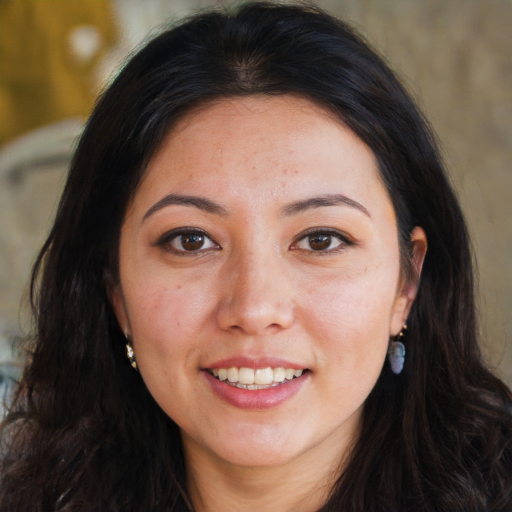
#> input picture dataset2/unknow.1.jpg, 1024 x 1024 px (shown at 1/2 size); its folder holds only this picture in this run
$ python 1_step_unknow_preproc.py
#> lines starting #> are read from the running program, lines starting #| are printed output that depends on the picture; after the words box and inside, x2 and y2 are one past the last pixel; in counts of white or black regions, pixels touching at a corner belong together
import cv2
import os
import re

path = 'dataset2/'

fds = sorted(os.listdir(path))
face_detector = cv2.CascadeClassifier('cascades/haarcascade_frontalface_default.xml')
eyeCascade = cv2.CascadeClassifier('cascades/haarcascade_eye.xml')
count = 0
for img1 in fds:

    print(str(img1))
    img = cv2.imread(path+img1)
#> img is the input picture: shape (1024, 1024, 3); mean B, G, R 73.4, 87.5, 110.6
    rgb = cv2.cvtColor(img, cv2.IMREAD_GRAYSCALE)
    faces = face_detector.detectMultiScale(rgb, 1.3, 5)
#> faces = [[193, 232, 662, 662]]
    for (x,y,w,h) in faces:
        cv2.rectangle(img, (x,y), (x+w,y+h), (255,0,0), 2)
        # Сохраняем лицо
        roi_gray = rgb[y:y + h, x:x + w]
        f = img[y:y+h,x:x+w]
        small = cv2.resize(f, (150, 150))
        eyes = eyeCascade.detectMultiScale(
            roi_gray,
            scaleFactor=1.2,
            minNeighbors=4,
            minSize=(10, 10),
        )
        if len(eyes) > 0:
            count += 1
            cv2.imwrite('datasetdone/unknown.' + str(count) + '.jpg', small)
#> this loop made 1 pass
#> (x, y, w, h, count) on pass 1: (193, 232, 662, 662, 1)
#> pass 1, `roi_gray = rgb[y:y + h, x:x + w]`:
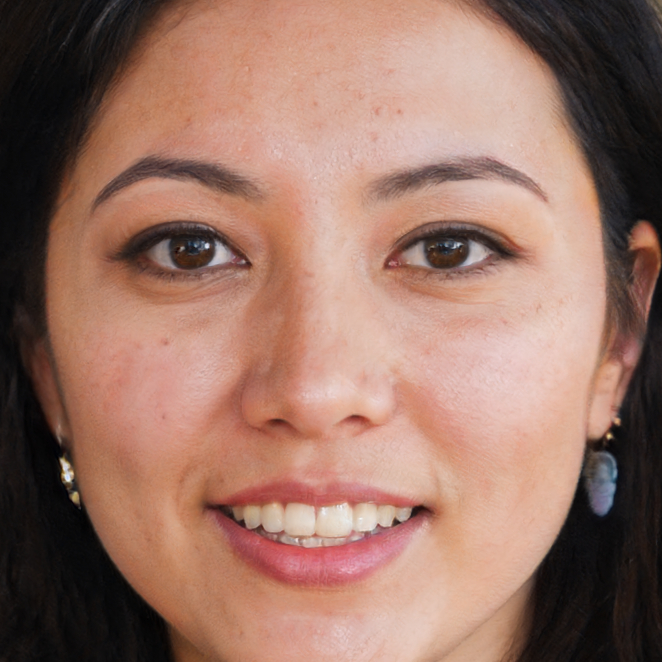
#> roi_gray: shape (662, 662, 4); mean B, G, R, A 100.8, 114.5, 152.2, 255
#> pass 1, `small = cv2.resize(f, (150, 150))`:
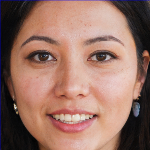
#> small: shape (150, 150, 3); mean B, G, R 101.5, 114.1, 151.8
#> after the loop:
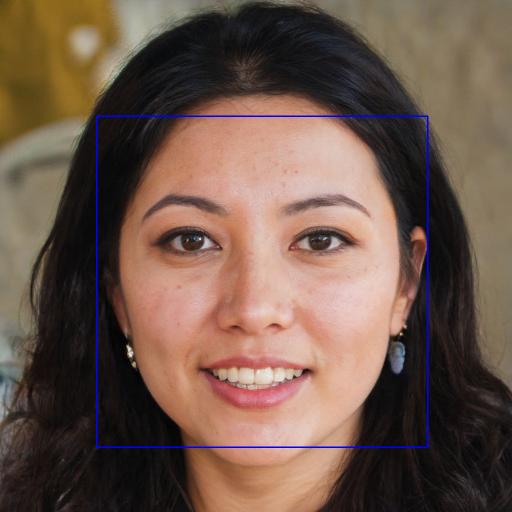
#> img: shape (1024, 1024, 3) (shown at 1/2 size); 0.76% of pixels changed, all inside (x1, y1, x2, y2) = (192, 231, 857, 896)
#> after the loop, count = 1

$ run again, on dataset2/unknow.12.jpg
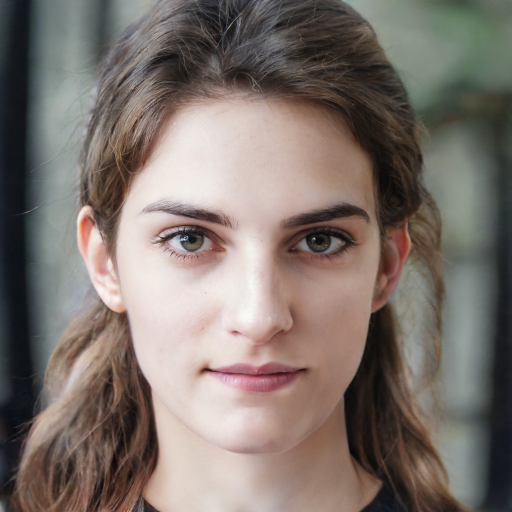
#> input picture dataset2/unknow.12.jpg, 1024 x 1024 px (shown at 1/2 size)
#> img is the input picture: shape (1024, 1024, 3); mean B, G, R 108.2, 114.5, 125.5
#> faces = [[173, 220, 675, 675]]
#> the loop `for (x,y,w,h) in faces:` made 1 pass
#> (x, y, w, h, eyes, count) on pass 1: (173, 220, 675, 675, [[386, 199, 135, 135], [137, 186, 151, 151]], 1)
#> pass 1, `small = cv2.resize(f, (150, 150))`:
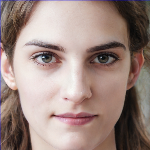
#> small: shape (150, 150, 3); mean B, G, R 129.7, 136.5, 157.7
#> after the loop `for (x,y,w,h) in faces:`:
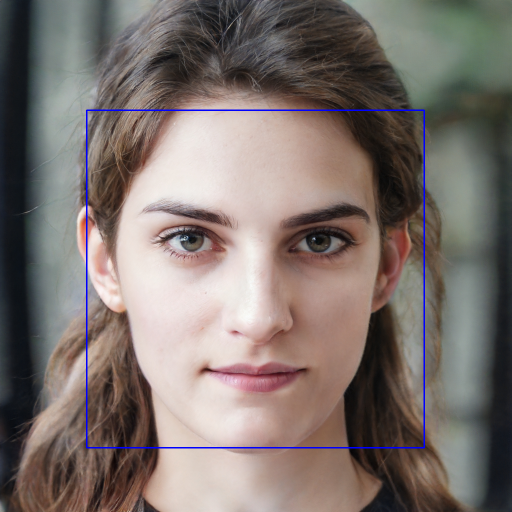
#> img: shape (1024, 1024, 3) (shown at 1/2 size); 0.77% of pixels changed, all inside (x1, y1, x2, y2) = (172, 219, 850, 897)
#> after the loop `for (x,y,w,h) in faces:`: count = 1

$ run again, on dataset2/unknow.13.jpg
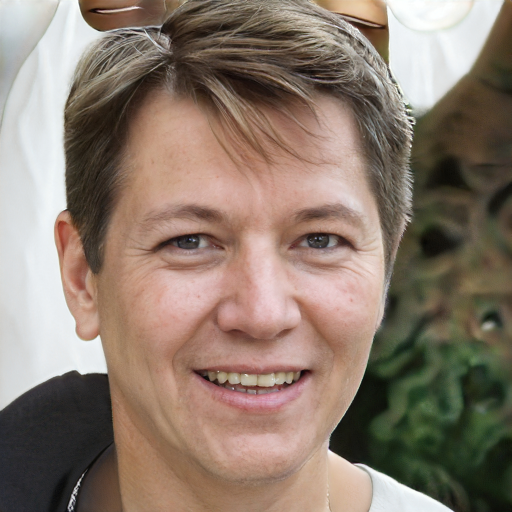
#> input picture dataset2/unknow.13.jpg, 1024 x 1024 px (shown at 1/2 size)
#> img is the input picture: shape (1024, 1024, 3); mean B, G, R 109.6, 122.8, 139.8
#> faces = [[185, 240, 652, 652]]
#> the loop `for (x,y,w,h) in faces:` made 1 pass
#> (x, y, w, h, count) on pass 1: (185, 240, 652, 652, 1)
#> pass 1, `small = cv2.resize(f, (150, 150))`:
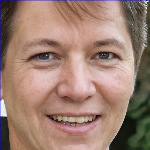
#> small: shape (150, 150, 3); mean B, G, R 113.1, 127.2, 157.5
#> after the loop `for (x,y,w,h) in faces:`:
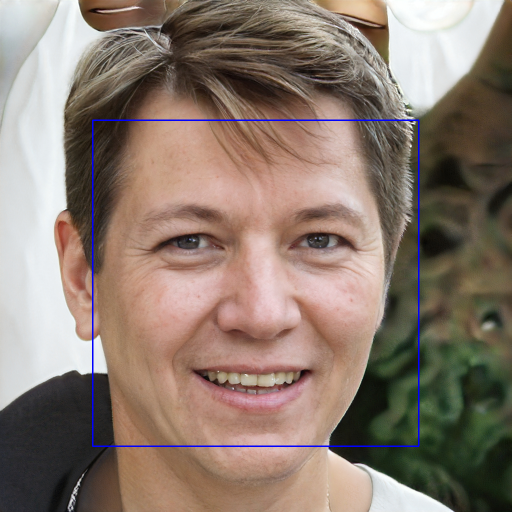
#> img: shape (1024, 1024, 3) (shown at 1/2 size); 0.75% of pixels changed, all inside (x1, y1, x2, y2) = (184, 239, 839, 894)
#> after the loop `for (x,y,w,h) in faces:`: count = 1

$ run again, on dataset2/unknow.14.jpg
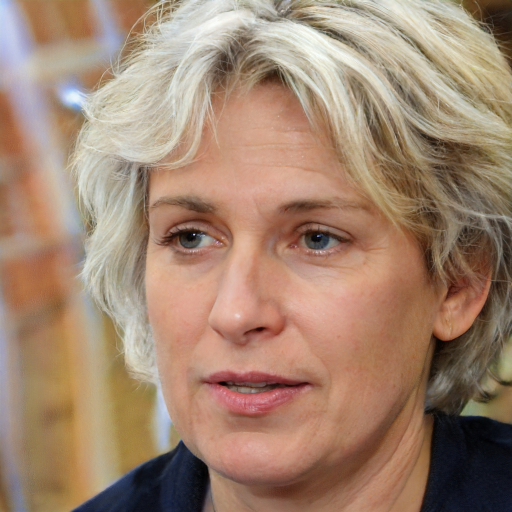
#> input picture dataset2/unknow.14.jpg, 1024 x 1024 px (shown at 1/2 size)
#> img is the input picture: shape (1024, 1024, 3); mean B, G, R 111.5, 132.7, 161.5
#> faces = [[164, 208, 679, 679]]
#> the loop `for (x,y,w,h) in faces:` made 1 pass
#> (x, y, w, h, count) on pass 1: (164, 208, 679, 679, 1)
#> pass 1, `small = cv2.resize(f, (150, 150))`:
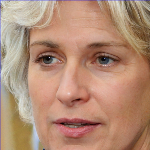
#> small: shape (150, 150, 3); mean B, G, R 117.3, 140.3, 179
#> after the loop `for (x,y,w,h) in faces:`:
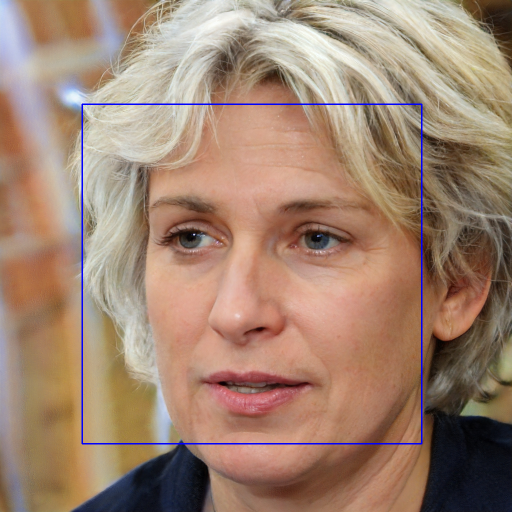
#> img: shape (1024, 1024, 3) (shown at 1/2 size); 0.78% of pixels changed, all inside (x1, y1, x2, y2) = (163, 207, 845, 889)
#> after the loop `for (x,y,w,h) in faces:`: count = 1

$ run again, on dataset2/unknow.10.jpg
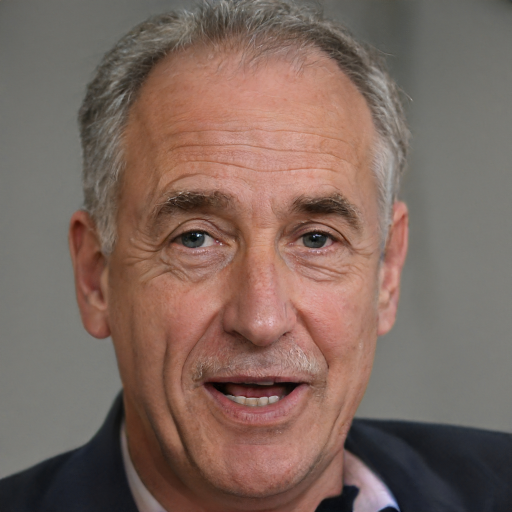
#> input picture dataset2/unknow.10.jpg, 1024 x 1024 px (shown at 1/2 size)
#> img is the input picture: shape (1024, 1024, 3); mean B, G, R 94.4, 103.3, 124.9
#> faces = [[138, 166, 760, 760]]
#> the loop `for (x,y,w,h) in faces:` made 1 pass
#> (x, y, w, h, count) on pass 1: (138, 166, 760, 760, 1)
#> pass 1, `roi_gray = rgb[y:y + h, x:x + w]`:
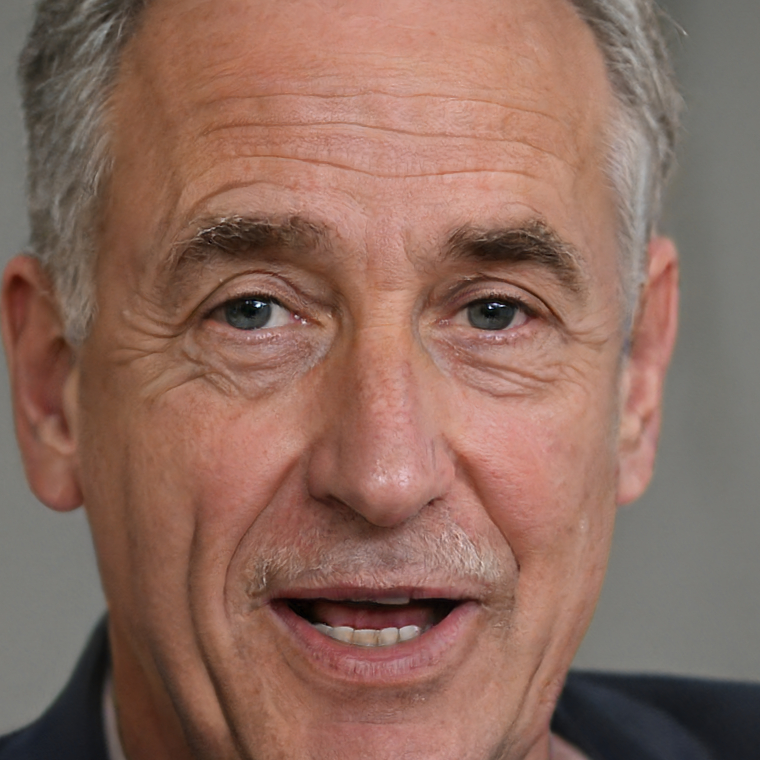
#> roi_gray: shape (760, 760, 4); mean B, G, R, A 94, 106.6, 140.6, 255
#> after the loop `for (x,y,w,h) in faces:`:
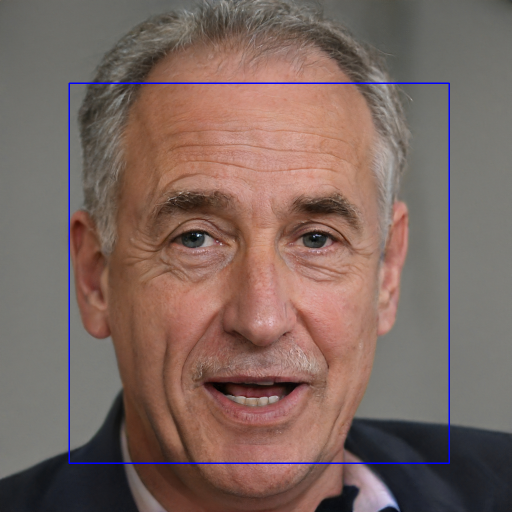
#> img: shape (1024, 1024, 3) (shown at 1/2 size); 0.87% of pixels changed, all inside (x1, y1, x2, y2) = (137, 165, 900, 928)
#> after the loop `for (x,y,w,h) in faces:`: count = 1
